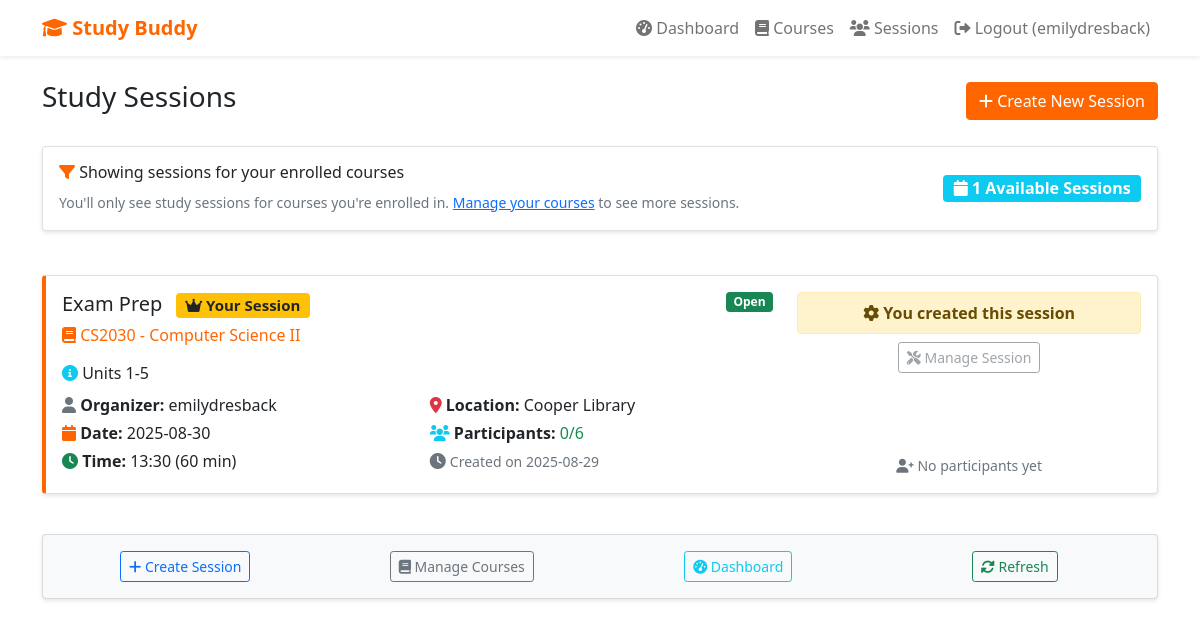
Screenshot of /sessions (signed in) with the database file from the repository.
### tables this page shows
CREATE TABLE users (
        id INTEGER PRIMARY KEY AUTOINCREMENT,
        username TEXT UNIQUE NOT NULL,
        email TEXT UNIQUE NOT NULL,
        password_hash TEXT NOT NULL,
        created_at TIMESTAMP DEFAULT CURRENT_TIMESTAMP
    );

CREATE TABLE study_sessions (
        id INTEGER PRIMARY KEY AUTOINCREMENT,
        creator_id INTEGER,
        course_id INTEGER,
        title TEXT NOT NULL,
        description TEXT,
        session_date DATE,
        session_time TIME,
        duration INTEGER DEFAULT 60,
        location TEXT,
        max_participants INTEGER DEFAULT 4,
        status TEXT DEFAULT 'open',
        created_at TIMESTAMP DEFAULT CURRENT_TIMESTAMP,
        FOREIGN KEY (creator_id) REFERENCES users (id),
        FOREIGN KEY (course_id) REFERENCES courses (id)
    );

### app.py (the view)
@app.route('/sessions')
def sessions():
    if 'user_id' not in session:
        return redirect(url_for('login'))
    conn = get_db_connection()
    sessions = conn.execute('''
        SELECT s.*, c.course_code, c.course_name, u.username as creator_name,
               COUNT(sp.id) as participant_count,
               CASE WHEN s.creator_id = ? THEN 1 ELSE 0 END as is_creator,
               CASE WHEN sp_user.user_id IS NOT NULL THEN sp_user.status ELSE 'not_joined' END as user_status
        FROM study_sessions s
        JOIN courses c ON s.course_id = c.id
        JOIN users u ON s.creator_id = u.id
        LEFT JOIN session_participants sp ON s.id = sp.session_id AND sp.status = 'confirmed'
        LEFT JOIN session_participants sp_user ON s.id = sp_user.session_id AND sp_user.user_id = ?
        WHERE s.course_id IN (
            SELECT course_id FROM user_courses WHERE user_id = ?
        ) AND s.session_date >= date('now')
        GROUP BY s.id
        ORDER BY s.session_date, s.session_time
    ''', (session['user_id'], session['user_id'], session['user_id'])).fetchall()
    conn.close()
    return render_template('sessions.html', sessions=sessions)

### app.py (called while the page is built)
def get_db_connection():
    conn = sqlite3.connect(DB_PATH)
    conn.row_factory = sqlite3.Row
    return conn

### templates/sessions.html (shortened to what this page needs)
{% extends "base.html" %}
{% block content %}
<div class="row">
    <div class="col-md-12">
        <div class="d-flex justify-content-between align-items-center mb-4">
            <h1 class="h3">Study Sessions</h1>
            <a href="{{ url_for('create_session') }}" class="btn btn-primary">
                <i class="fas fa-plus"></i> Create New Session
            </a>
        </div>
    </div>
</div>
<div class="row mb-4">
    <div class="col-md-12">
        <div class="card">
            <div class="card-body">
                <div class="row align-items-center">
                    <div class="col-md-8">
                        <h6 class="mb-2">
                            <i class="fas fa-filter text-primary"></i> Showing sessions for your enrolled courses
                        </h6>
                        <small class="text-muted">
                            You'll only see study sessions for courses you're enrolled in.
                            <a href="{{ url_for('courses') }}">Manage your courses</a> to see more sessions.
                        </small>
                    </div>
                    <div class="col-md-4 text-end">
                        <span class="badge bg-info fs-6">
                            <i class="fas fa-calendar"></i> {{ sessions|length }} Available Sessions
                        </span>
                    </div>
                </div>
            </div>
        </div>
    </div>
</div>
<div class="row">
    <div class="col-md-12">
        {% if sessions %}
            {% for session in sessions %}
            <div class="card study-session-card mb-3">
                <div class="card-body">
                    <div class="row">
                        <div class="col-md-8">
                            <div class="d-flex justify-content-between align-items-start mb-2">
                                <h5 class="card-title mb-1">
                                    {{ session.title }}
                                    {% if session.is_creator %}
                                        <span class="badge bg-warning text-dark ms-2">
                                            <i class="fas fa-crown"></i> Your Session
                                        </span>
                                    {% endif %}
                                </h5>
                                <span class="badge bg-{% if session.status == 'open' %}success{% else %}secondary{% endif %}">
                                    {{ session.status|title }}
                                </span>
                            </div>
                            <h6 class="card-subtitle mb-3 text-primary">
                                <i class="fas fa-book"></i> {{ session.course_code }} - {{ session.course_name }}
                            </h6>
                            {% if session.description %}
                            <p class="card-text mb-2">
                                <i class="fas fa-info-circle text-info"></i> {{ session.description }}
                            </p>
                            {% endif %}
                            <div class="row">
                                <div class="col-md-6">
                                    <p class="card-text mb-1">
                                        <i class="fas fa-user text-secondary"></i>
                                        <strong>Organizer:</strong> {{ session.creator_name }}
                                    </p>
                                    <p class="card-text mb-1">
                                        <i class="fas fa-calendar text-primary"></i>
                                        <strong>Date:</strong> {{ session.session_date }}
                                    </p>
                                    <p class="card-text mb-1">
                                        <i class="fas fa-clock text-success"></i>
                                        <strong>Time:</strong> {{ session.session_time }} ({{ session.duration }} min)
                                    </p>
                                </div>
                                <div class="col-md-6">
                                    {% if session.location %}
                                    <p class="card-text mb-1">
                                        <i class="fas fa-map-marker-alt text-danger"></i>
                                        <strong>Location:</strong> {{ session.location }}
                                    </p>
                                    {% endif %}
                                    <p class="card-text mb-1">
                                        <i class="fas fa-users text-info"></i>
                                        <strong>Participants:</strong>
                                        <span class="{% if session.participant_count >= session.max_participants %}text-warning{% else %}text-success{% endif %}">
                                            {{ session.participant_count }}/{{ session.max_participants }}
                                        </span>
                                    </p>
                                    <p class="card-text mb-0">
                                        <i class="fas fa-clock text-muted"></i>
                                        <small class="text-muted">Created on {{ session.created_at[:10] if session.created_at else 'Unknown' }}</small>
                                    </p>
                                </div>
                            </div>
                        </div>
                        <div class="col-md-4">
                            <div class="d-flex flex-column h-100 justify-content-between">
                                <div class="text-center mb-3">
                                    {% if session.is_creator %}
                                        <div class="alert alert-warning py-2 mb-2">
                                            <i class="fas fa-cog"></i> <strong>You created this session</strong>
                                        </div>
                                        <button class="btn btn-outline-secondary btn-sm" disabled>
                                            <i class="fas fa-tools"></i> Manage Session
                                        </button>
                                    {% endif %}
                                </div>
                                <div class="text-center">
                                    <small class="text-muted">
                                        {% if session.participant_count > 1 %}
                                            <i class="fas fa-users"></i> {{ session.participant_count - 1 }} other student(s) joining
                                        {% elif session.participant_count == 1 %}
                                            <i class="fas fa-user"></i> Be the first to join!
                                        {% else %}
                                            <i class="fas fa-user-plus"></i> No participants yet
                                        {% endif %}
                                    </small>
                                </div>
                            </div>
                        </div>
                    </div>
                </div>
            </div>
            {% endfor %}
        {% endif %}
    </div>
</div>
<div class="row mt-4">
    <div class="col-md-12">
        <div class="card bg-light">
            <div class="card-body">
                <div class="row text-center">
                    <div class="col-md-3 mb-3 mb-md-0">
                        <a href="{{ url_for('create_session') }}" class="btn btn-outline-primary btn-sm">
                            <i class="fas fa-plus"></i> Create Session
                        </a>
                    </div>
                    <div class="col-md-3 mb-3 mb-md-0">
                        <a href="{{ url_for('courses') }}" class="btn btn-outline-secondary btn-sm">
                            <i class="fas fa-book"></i> Manage Courses
                        </a>
                    </div>
                    <div class="col-md-3 mb-3 mb-md-0">
                        <a href="{{ url_for('dashboard') }}" class="btn btn-outline-info btn-sm">
                            <i class="fas fa-tachometer-alt"></i> Dashboard
                        </a>
                    </div>
                    <div class="col-md-3">
                        <button class="btn btn-outline-success btn-sm" onclick="location.reload()">
                            <i class="fas fa-sync-alt"></i> Refresh
                        </button>
                    </div>
                </div>
            </div>
        </div>
    </div>
</div>
{% endblock %}

### templates/base.html (shortened to what this page needs)
<!DOCTYPE html>
<html lang="en">
<head>
    <link href="https://cdn.jsdelivr.net/npm/bootstrap@5.1.3/dist/css/bootstrap.min.css" rel="stylesheet">
    <link href="https://cdnjs.cloudflare.com/ajax/libs/font-awesome/6.0.0/css/all.min.css" rel="stylesheet">
</head>
<body>
    <nav class="navbar navbar-expand-lg navbar-light bg-white shadow-sm">
        <div class="container">
            <a class="navbar-brand" href="{{ url_for('index') }}">
                <i class="fas fa-graduation-cap"></i> Study Buddy
            </a>
            <div class="navbar-nav ms-auto">
                {% if session.user_id %}
                    <a class="nav-link" href="{{ url_for('dashboard') }}">
                        <i class="fas fa-tachometer-alt"></i> Dashboard
                    </a>
                    <a class="nav-link" href="{{ url_for('courses') }}">
                        <i class="fas fa-book"></i> Courses
                    </a>
                    <a class="nav-link" href="{{ url_for('sessions') }}">
                        <i class="fas fa-users"></i> Sessions
                    </a>
                    <a class="nav-link" href="{{ url_for('logout') }}">
                        <i class="fas fa-sign-out-alt"></i> Logout ({{ session.username }})
                    </a>
                {% endif %}
            </div>
        </div>
    </nav>
    <main class="container mt-4">
        {% block content %}{% endblock %}
    </main>
</body>
</html>

### templates/base.html (style rules this page uses)
:root { --clemson-orange: #ff6600; }
.navbar-brand { font-weight: bold; color: var(--clemson-orange) !important; }
.btn-primary { background-color: var(--clemson-orange); border-color: var(--clemson-orange); }
.text-primary { color: var(--clemson-orange) !important; }
.study-session-card { border-left: 4px solid var(--clemson-orange); }
.card { box-shadow: 0 2px 4px rgba(0,0,0,0.1); margin-bottom: 20px; }

### rows the page displays
users: username "emilydresback"
study_sessions: title "Exam Prep", status "Open", course_code "CS2030", course_name "Computer Science II", description "Units 1-5", creator_name "emilydresback", session_date "2025-08-30", session_time "13:30", duration "60", location "Cooper Library", participant_count "0", max_participants "6", created_at "2025-08-29"

### other values shown
{{ sessions|length }} "1"
